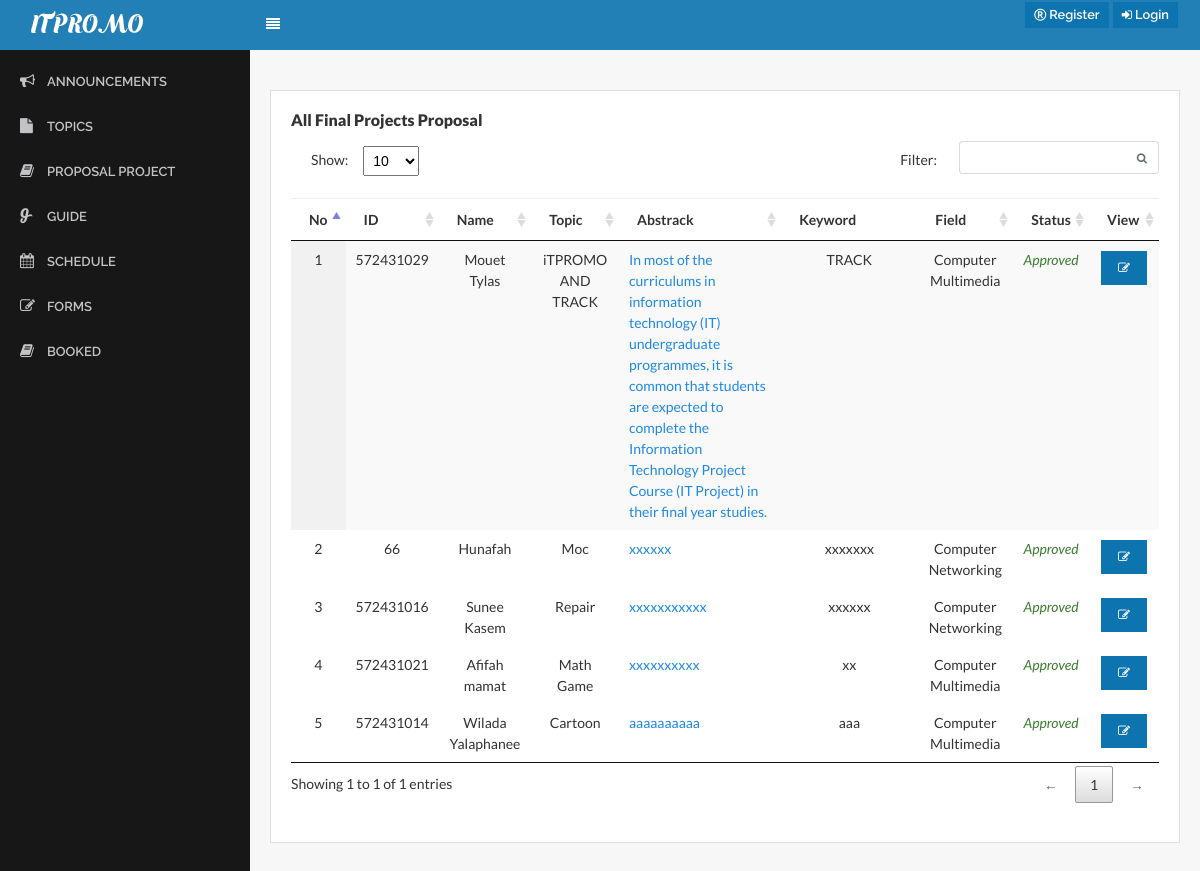
/?page=proposal_project, run on the app's committed database.
### tables this page shows
CREATE TABLE `topic_project` (
  `topic_id` int(11) NOT NULL,
  `topic_topic` varchar(255) NOT NULL,
  `topic_abstrack` varchar(255) NOT NULL,
  `topic_keyword` varchar(255) NOT NULL,
  `topic_fieldstudy` enum('1','2','3') NOT NULL COMMENT '1=Software Engineering, 2=Computer Multimedia, 3=Computer Networking',
  `topic_years` date NOT NULL,
  `status` enum('1','2') NOT NULL COMMENT '1=Approve,2=Not Approve',
  `advisergroup_id` int(20) NOT NULL,
  `Student_name` varchar(255) NOT NULL,
  `member_idcard` int(20) NOT NULL,
  `adviser` varchar(255) NOT NULL,
  `position` enum('Admin','Student') NOT NULL COMMENT '1=Admin,2=Student'
);

CREATE TABLE `advisergroup` (
  `advisergroup_id` int(11) NOT NULL,
  `advisergroup_topic` varchar(255) DEFAULT NULL,
  `advisergroup_status` enum('0','w','1') NOT NULL DEFAULT 'w',
  `member_id` int(11) NOT NULL,
  `group_id` int(11) NOT NULL
);

### proposal_project.php (the view, shortened to what this page needs)
<body>
<div class="content">
                     <div class="row">
                        <div class="col-lg-12">
                            <div class="card">
                                <div class="card-block">
                                   <h6 class="card-title text-bold">All Final Projects Proposal</h6></b>
   <?php
$strSQL = "SELECT advisergroup.*,  topic_project.advisergroup_id, advisergroup.advisergroup_status,advisergroup.advisergroup_topic,advisergroup.group_id,topic_project.Student_name,topic_project.member_idcard,topic_project.topic_abstrack,topic_project.topic_keyword ,topic_project.topic_years,topic_project.topic_fieldstudy,topic_project.status FROM advisergroup
          LEFT JOIN topic_project ON advisergroup.advisergroup_id = topic_project.advisergroup_id
        LEFT JOIN member ON advisergroup.member_id = member.member_id
        WHERE advisergroup.group_id ";
              ?>
      <table class="display datatable table table-stripped" cellspacing="0" width="100%">
          <thead>
             <tr>
                        <th>No</th>
                        <th>ID</th>
                        <th>Name</th>
                      <th>Topic</th>
                      <th>Abstrack</th>
                      <th>Keyword</th>
                      <th>Field </th>
                      <th>Status</th>
                                               <th>View</th>
                 </tr>
               </thead>
 <?php
     if($result = $db->query($strSQL)){
             while($objResult = $result->fetch_object()){
            ?>
           <tbody>
            <tr>
                     <td class="text-center"><?php echo $objResult->advisergroup_id; ?></td>
                     <td class="text-center"><?php echo $objResult->member_idcard; ?></td>
                     <td class="text-center"><?php echo $objResult->Student_name; ?></td>
                    <td class="text-center"><?php echo $objResult->advisergroup_topic; ?></td>
  <td><a href="#" name="view" value="view" id="<?php echo $objResult->advisergroup_id; ?>" class=" view_data"><?php echo $objResult->topic_abstrack; ?></a></td>
                     <td class="text-center"><?php echo $objResult->topic_keyword ?></td>
                <td class="text-center"><?php echo fieldstudy($objResult->topic_fieldstudy); ?></td>
                 <td class="text-center"><?php echo status($objResult->status); ?></td>
                           <td>            <button type="button" class="btn btn-primary btn-xs" data-toggle="modal" data-target="#editPS" onclick="edit_ps(<?php echo $objResult->advisergroup_id; ?>)"><i class="fa fa-edit"></i></button>
</td>
                    </tr>
  <?php
    }
               }
                   ?>
                                        </tbody>
                                    </table>
                                </div>
                            </div>
                        </div>
                    </div>
                </div>

### menu/function.php (shortened to what this page needs)
<?php
function status($status){
	if($status != "0"){
		return "<span class='text-success'><i>Approved</i></span>";
	}else{
		return "<span class='text-danger'><i>Not Approved</i></span>";
	}
}
function fieldstudy($fieldstudy){
	if($fieldstudy == "1"){
		return "Software Engineering";
	}else if($fieldstudy == "2"){
	return "Computer Multimedia";
	}else if($fieldstudy == "3"){
			return "Computer Networking";
	}
}
?>

### assets/css/core.css (style rules this page uses)
.btn { position: relative; margin: 2px; font-weight: bold; position: relative; font-size: 0.8rem; margin: 2px; font-weight: 600; font-family: 'Raleway', sans-serif; }
.btn > i { font-size: 12px; }
body, input, textarea, button { font-family: "Lato", sans-serif; }
.card { margin-bottom: 20px; margin-top: 20px; color: #333; border-radius: 0; }

### assets/css/components.css (style rules this page uses)
html, body { width: 100%; height: 100%; }
body { font-family: "Lato", sans-serif; font-size: 0.875rem !important; background-color: #f7f7f7; }
.content { padding: 20px 20px; }
.content:after { content: ''; display: table; clear: both; }
.text-bold { font-weight: 800; }
.text-center { text-align: center; }
table.dataTable thead th, table.dataTable thead td { border-bottom: 1px solid #eeeeef; }
table.dataTable thead .sorting { background-image: url("../../lib/img/sort_both.png"); }
table.dataTable thead .sorting_asc { background-image: url("../../lib/img/sort_asc.png"); }

### data on the page
topic_project: advisergroup "1", member_idcard "572431029", Student_name "Mouet Tylas", advisergroup.advisergroup_topic "iTPROMO AND TRACK", topic_abstrack "In most of the curriculums in information technology (IT) undergraduate programmes, it is common that students are expected to complete the Information Technology Project Course (IT Project) in their final year studies.", topic_keyword "TRACK", topic_fieldstudy "Computer Multimedia", status "Approved"
topic_project: advisergroup "2", member_idcard "66", Student_name "Hunafah", advisergroup.advisergroup_topic "Moc", topic_abstrack "xxxxxx", topic_keyword "xxxxxxx", topic_fieldstudy "Computer Networking", status "Approved"
topic_project: advisergroup "3", member_idcard "572431016", Student_name "Sunee Kasem", advisergroup.advisergroup_topic "Repair", topic_abstrack "xxxxxxxxxxx", topic_keyword "xxxxxx", topic_fieldstudy "Computer Networking", status "Approved"
topic_project: advisergroup "4", member_idcard "572431021", Student_name "Afifah mamat", advisergroup.advisergroup_topic "Math Game", topic_abstrack "xxxxxxxxxx", topic_keyword "xx", topic_fieldstudy "Computer Multimedia", status "Approved"
topic_project: advisergroup "5", member_idcard "572431014", Student_name "Wilada Yalaphanee", advisergroup.advisergroup_topic "Cartoon", topic_abstrack "aaaaaaaaaa", topic_keyword "aaa", topic_fieldstudy "Computer Multimedia", status "Approved"
